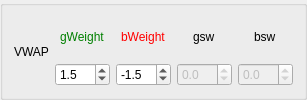
                                <widget class="QGroupBox" name="groupBox_14">
                                    <property name="title">
                                        <string/>
                                    </property>
                                    <layout class="QHBoxLayout" name="horizontalLayout_21">
                                        <item alignment="Qt::AlignHCenter">
                                            <widget class="QLabel" name="label_91">
                                                <property name="text">
                                                    <string>VWAP</string>
                                                </property>
                                            </widget>
                                        </item>
                                        <item>
                                            <layout class="QVBoxLayout" name="verticalLayout_75">
                                                <item alignment="Qt::AlignHCenter">
                                                    <widget class="QLabel" name="label_92">
                                                        <property name="toolTip">
                                                            <string>&lt;html&gt;&lt;head/&gt;&lt;body&gt;&lt;p&gt;points
                                                                added to score when this is good&lt;/p&gt;&lt;/body&gt;&lt;/html&gt;
                                                            </string>
                                                        </property>
                                                        <property name="styleSheet">
                                                            <string notr="true">color: green</string>
                                                        </property>
                                                        <property name="text">
                                                            <string>gWeight</string>
                                                        </property>
                                                    </widget>
                                                </item>
                                                <item>
                                                    <widget class="QDoubleSpinBox" name="doubleSpinBox_73">
                                                        <property name="decimals">
                                                            <number>1</number>
                                                        </property>
                                                        <property name="minimum">
                                                            <double>-10.000000000000000</double>
                                                        </property>
                                                        <property name="maximum">
                                                            <double>10.000000000000000</double>
                                                        </property>
                                                        <property name="value">
                                                            <double>1.500000000000000</double>
                                                        </property>
                                                    </widget>
                                                </item>
                                            </layout>
                                        </item>
                                        <item>
                                            <layout class="QVBoxLayout" name="verticalLayout_76">
                                                <item alignment="Qt::AlignHCenter">
                                                    <widget class="QLabel" name="label_93">
                                                        <property name="toolTip">
                                                            <string>&lt;html&gt;&lt;head/&gt;&lt;body&gt;&lt;p&gt;points
                                                                added to score when this is bad&lt;/p&gt;&lt;/body&gt;&lt;/html&gt;
                                                            </string>
                                                        </property>
                                                        <property name="styleSheet">
                                                            <string notr="true">color: red</string>
                                                        </property>
                                                        <property name="text">
                                                            <string>bWeight</string>
                                                        </property>
                                                    </widget>
                                                </item>
                                                <item>
                                                    <widget class="QDoubleSpinBox" name="doubleSpinBox_74">
                                                        <property name="decimals">
                                                            <number>1</number>
                                                        </property>
                                                        <property name="minimum">
                                                            <double>-10.000000000000000</double>
                                                        </property>
                                                        <property name="maximum">
                                                            <double>10.000000000000000</double>
                                                        </property>
                                                        <property name="value">
                                                            <double>-1.500000000000000</double>
                                                        </property>
                                                    </widget>
                                                </item>
                                            </layout>
                                        </item>
                                        <item>
                                            <layout class="QVBoxLayout" name="verticalLayout_77">
                                                <item alignment="Qt::AlignHCenter">
                                                    <widget class="QLabel" name="label_94">
                                                        <property name="toolTip">
                                                            <string>&lt;html&gt;&lt;head/&gt;&lt;body&gt;&lt;p&gt;points
                                                                added to score when this is good but special (like macd
                                                                crossing up)&lt;/p&gt;&lt;/body&gt;&lt;/html&gt;
                                                            </string>
                                                        </property>
                                                        <property name="styleSheet">
                                                            <string notr="true">color: qradialgradient(spread:repeat,
                                                                cx:0.5, cy:0.5, radius:0.077, fx:0.5, fy:0.5, stop:0
                                                                rgba(19, 255, 0, 147), stop:0.497326 rgba(0, 0, 0, 147),
                                                                stop:1 rgba(0, 255, 113, 147));
                                                            </string>
                                                        </property>
                                                        <property name="text">
                                                            <string>gsw</string>
                                                        </property>
                                                    </widget>
                                                </item>
                                                <item>
                                                    <widget class="QDoubleSpinBox" name="doubleSpinBox_75">
                                                        <property name="enabled">
                                                            <bool>false</bool>
                                                        </property>
                                                        <property name="decimals">
                                                            <number>1</number>
                                                        </property>
                                                        <property name="minimum">
                                                            <double>-10.000000000000000</double>
                                                        </property>
                                                        <property name="maximum">
                                                            <double>10.000000000000000</double>
                                                        </property>
                                                    </widget>
                                                </item>
                                            </layout>
                                        </item>
                                        <item>
                                            <layout class="QVBoxLayout" name="verticalLayout_78">
                                                <item alignment="Qt::AlignHCenter">
                                                    <widget class="QLabel" name="label_95">
                                                        <property name="toolTip">
                                                            <string>&lt;html&gt;&lt;head/&gt;&lt;body&gt;&lt;p&gt;points
                                                                added to score when this is bad but special (like macd
                                                                crossing down)&lt;/p&gt;&lt;/body&gt;&lt;/html&gt;
                                                            </string>
                                                        </property>
                                                        <property name="styleSheet">
                                                            <string notr="true">color: qradialgradient(spread:repeat,
                                                                cx:0.5, cy:0.5, radius:0.077, fx:0.5, fy:0.5, stop:0
                                                                rgba(255, 0, 0, 147), stop:0.497537 rgba(58, 30, 30,
                                                                146), stop:1 rgba(255, 94, 0, 147));
                                                            </string>
                                                        </property>
                                                        <property name="text">
                                                            <string>bsw</string>
                                                        </property>
                                                    </widget>
                                                </item>
                                                <item>
                                                    <widget class="QDoubleSpinBox" name="doubleSpinBox_76">
                                                        <property name="enabled">
                                                            <bool>false</bool>
                                                        </property>
                                                        <property name="decimals">
                                                            <number>1</number>
                                                        </property>
                                                        <property name="minimum">
                                                            <double>-10.000000000000000</double>
                                                        </property>
                                                        <property name="maximum">
                                                            <double>10.000000000000000</double>
                                                        </property>
                                                    </widget>
                                                </item>
                                            </layout>
                                        </item>
                                    </layout>
                                </widget>
